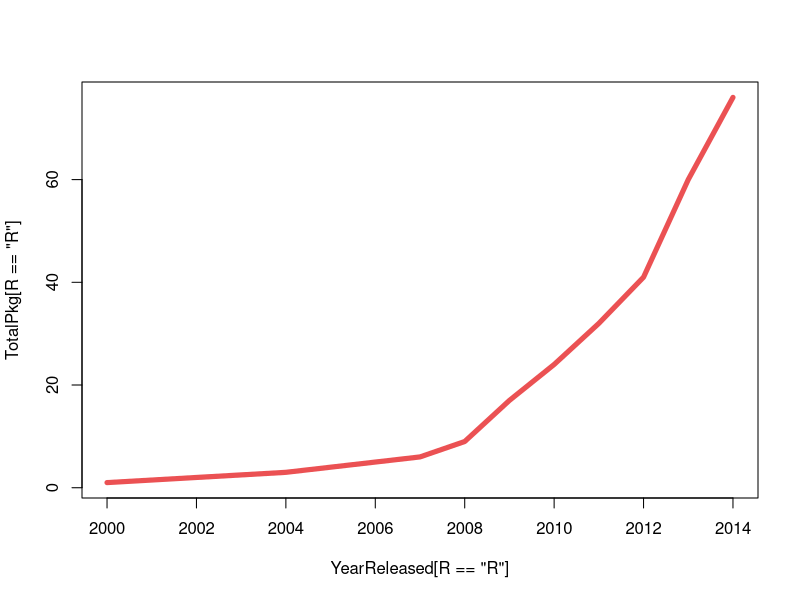

Source code (R):
library(reshape)

ds <- read.csv("Data/PackagesThruTime.csv")

# Group packages by year using aggregate then fix names
dsYear <- with(ds, aggregate(Program, by = list(YearReleased, RPackage), 
	                          FUN = length))

names(dsYear) <- c("YearReleased", "R", "NPackages")

# Order the data by year so cumulative number of packages
# per year can be calculated
dsYear <- dsYear[order(dsYear$YearReleased), ]

# Calculate cumulative number of packages per year
# separately for non R and R packages
dsYear$TotalPkg[dsYear$R == "other"] <- cumsum(dsYear$NPackages[dsYear$R == "other"])
dsYear$TotalPkg[dsYear$R == "R"] <- cumsum(dsYear$NPackages[dsYear$R == "R"])

# Plot for talk slides

newred <- rgb(red = 235, green = 81, blue = 83, maxColorValue = 255)
newblue <- rgb(red = 75, green = 213, blue = 238, maxColorValue = 255)
newyellow <- rgb(red = 229, green = 177, blue = 58, maxColorValue = 255)

png("Figures/PackagesThruTime_Talk.png", bg = "transparent")

# Plot cumulative number of non-R packages through time
# plot(TotalPkg[R == "other"] ~ YearReleased[R == "other"], 
#     data = dsYear, type = "l", ylim = c(0,30), xlim = c(1980,2014), 
#     col = newred, lwd = 5)

# Add line for R packages
plot(TotalPkg[R == "R"] ~ YearReleased[R == "R"], 
	   data = dsYear, col = newred, type = "l" , lwd = 5, 
	   xlim = c(2000,2014))

dev.off()
